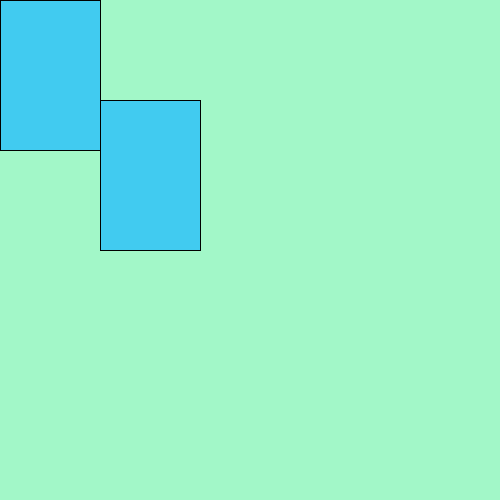
Frame 1 (no input)
Frame 60 (the mouse pressed at the canvas centre just before this capture): identical to frame 1, image omitted
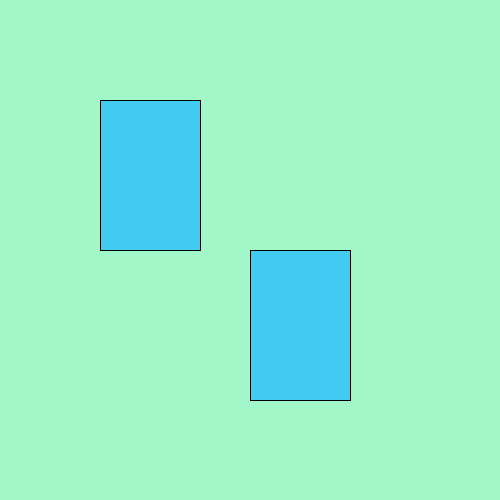
Frame 120 (the mouse held since frame 60 and released just before this capture)

The Processing sketch that drew these frames (run headless with seeded random() and noise(); from frame 60 on, the mouse is pressed at the canvas centre):

// Processing sketch: week01_2
// ── week01_2.pde
void setup()
{
  size(500,500);
}
void draw()
{
  background(#A2F7C8);
  fill(#41CBF0);
  rect(100,100,100,150);
  rect(mouseX,mouseY,100,150);
}
